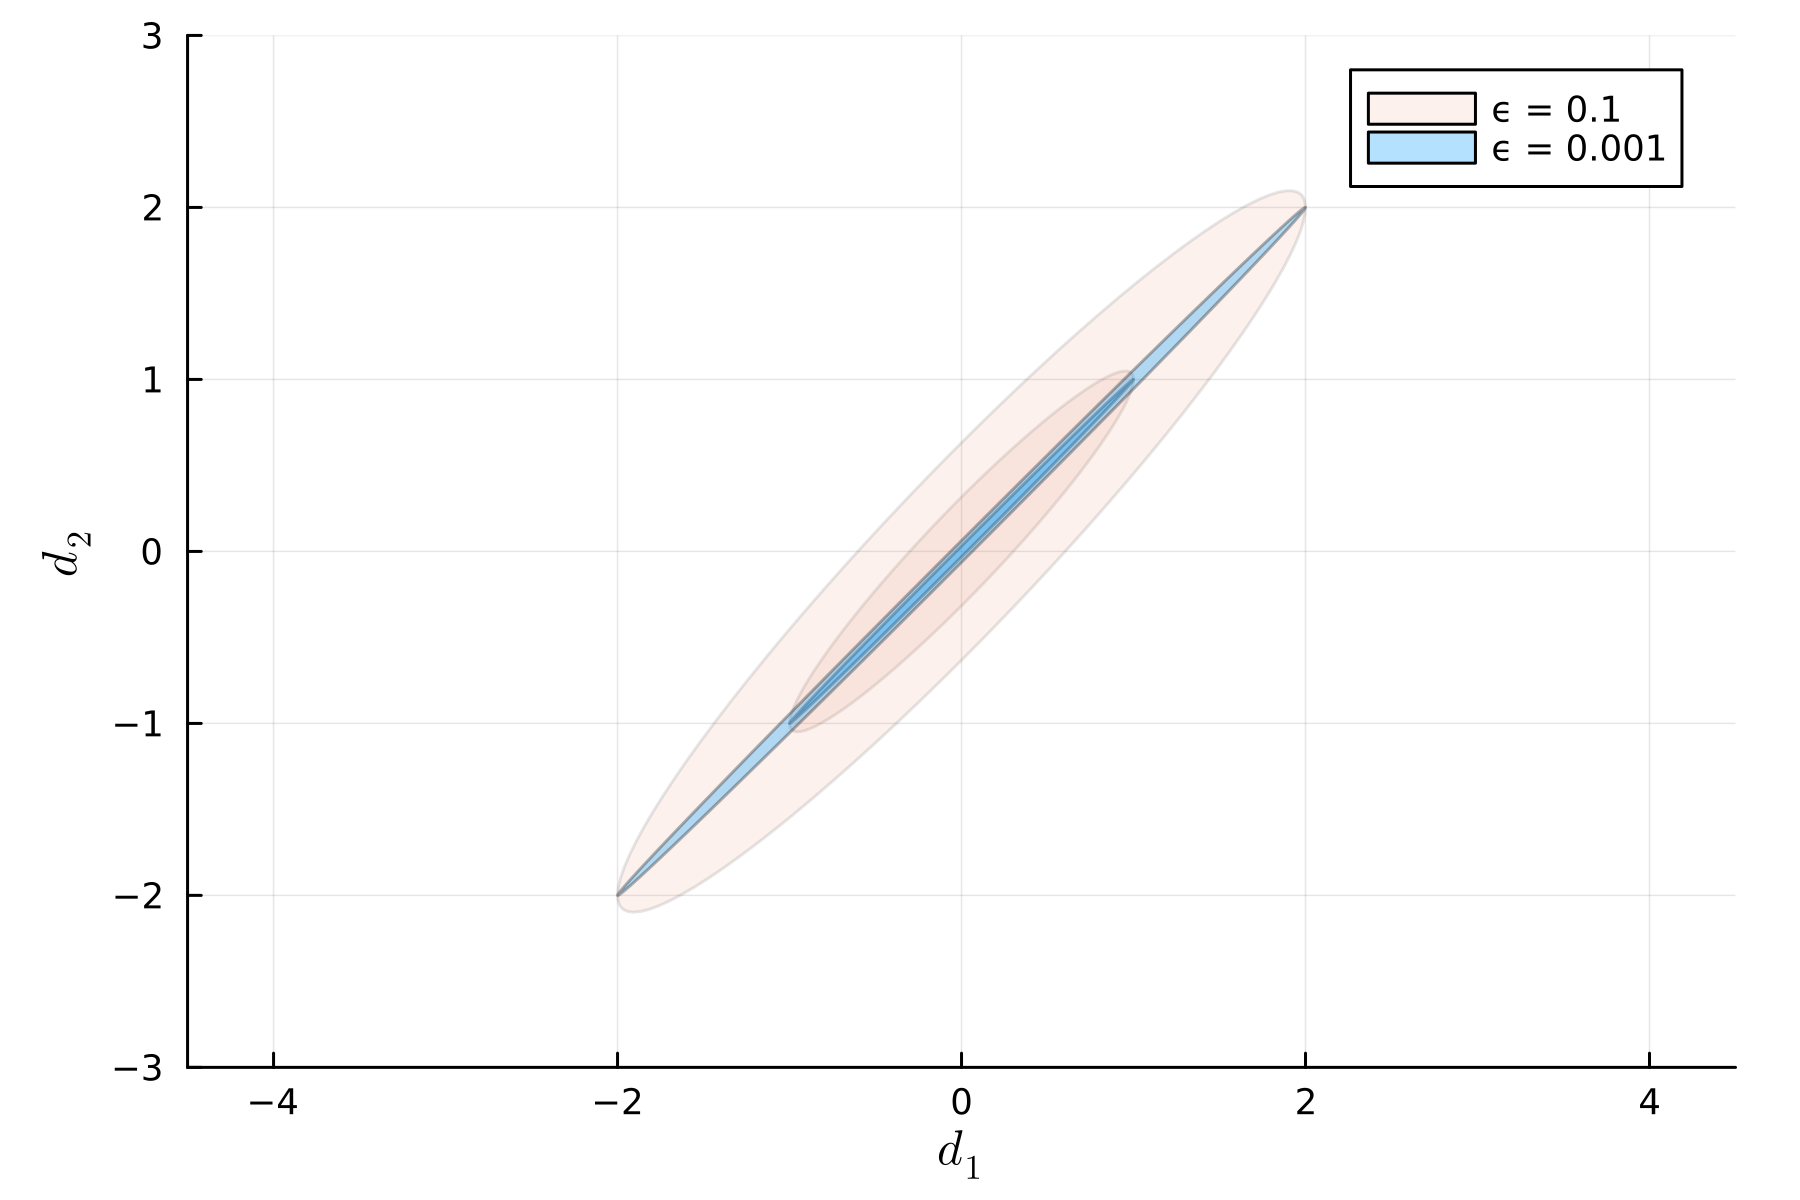

Source code (Julia):
#!/usr/bin/env julia

using Pkg
packages = [:LaTeXStrings, :LinearAlgebra, :StatsPlots]
Pkg.add(string.(packages))
for p in packages
    @eval using $p
end


μ = [0, 0]
C1 = [1 1; 1 1]
C11 = [1 1; 1 1.1]
C101 = [1 1; 1 1.01]
C1001 = [1 1; 1 1.001]

p = plot(xlabel=L"d_1", ylabel=L"d_2", aspect_ratio=1, dpi=300)
xlims!(-4.5, 4.5)
ylims!(-3, 3)

covellipse!(μ, C11, n_std=1, color=2, alpha=0.1, label="ϵ = 0.1")
covellipse!(μ, C11, n_std=2, color=2, alpha=0.1, label="")

covellipse!(μ, C1001, n_std=1, color=1, label="ϵ = 0.001")
covellipse!(μ, C1001, n_std=2, color=1, label="")

# covellipse!(μ, C2, n_std=1, color=2, label="ϵ = 0.001")
# covellipse!(μ, C2, n_std=2, color=2, label="")

root = @__DIR__
mkpath("$root")
savefig("$root/coveps.png")

xx = -10:10
plot!(xx, -xx.-2, fillrange=-xx.+2, color=3, alpha=0.2, label="Pseudo-Inverse")
plot!(xx, -xx.+2, alpha=0.2, color=3, label="")
plot!(xx, -xx.-4, fillrange=-xx.+4, color=3, alpha=0.2, label="")
plot!(xx, -xx.+4, alpha=0.2, color=3, label="")

savefig("$root/coveps_pinv.png")

display(p)
